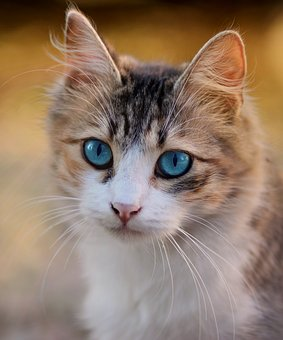
#> input picture cat.jpg, 283 x 340 px
$ jupyter execute --allow-errors Canny.ipynb
#> lines starting #> are read from the running program, lines starting #| are printed output that depends on the picture; after the words box and inside, x2 and y2 are one past the last pixel; in counts of white or black regions, pixels touching at a corner belong together
A quick look into Canny Edge Detection

[cell 1]
import cv2
import numpy as np
from matplotlib import pyplot as plt
from matplotlib.pyplot import figure

[cell 2]
img = cv2.imread('cat.jpg')
#> img is the input picture: shape (340, 283, 3); mean B, G, R 105.2, 122.8, 145.3
#> the sliders are set to x = 10, y = 10, z = 10, a = 3, t = False
plt.imshow(img)
#cv2.imshow('image',img)

[cell 3]
import ipywidgets as widgets
from ipywidgets import interact, interact_manual
from IPython.display import display

[cell 4]
def f(x, y, z, a, t):
#> called with x = 10, y = 10, z = 10, a = 3, t = False
    edges = cv2.Canny(img,x,y,z, a, L2gradient=t) #100, 400, 500, 3, True
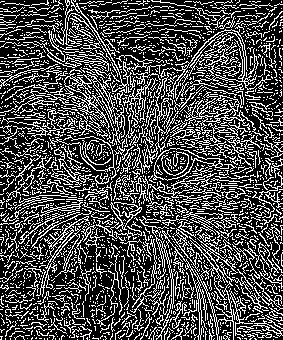
#> edges: shape (340, 283); 29.9% white in thin lines or dots
    plt.subplot(122)
    plt.imshow(edges,cmap = 'gray')
    plt.title('Edge Image'), plt.xticks([]), plt.yticks([])
    plt.show()

[cell 5]
interact(f, x=widgets.IntSlider(min=0, max=1000, step=20, value=10),
        y=widgets.IntSlider(min=0, max=1000, step=20, value=10),
        z=widgets.IntSlider(min=0, max=1000, step=20, value=10),
        a=widgets.IntSlider(min=3, max=7, step=2, value=3),
        t=widgets.Checkbox(value=False,description='Check me',disabled=False));

[cell 6]
img = cv2.imread('cat.jpg',0)
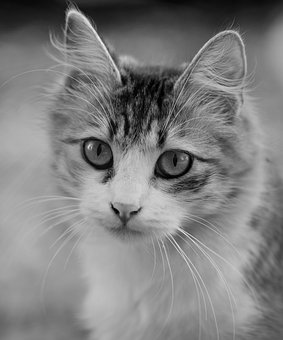
#> img: shape (340, 283); min 0, max 250, mean 127.5
edges = cv2.Canny(img,100,400,500, 3, L2gradient=True)
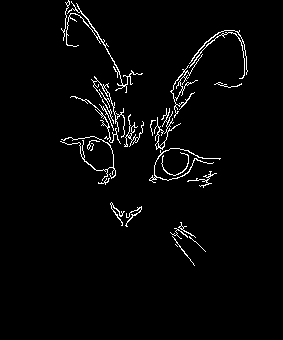
#> edges: shape (340, 283); 2.7% white in thin lines or dots, all inside (x1, y1, x2, y2) = (60, 0, 248, 266)
figure(figsize=(8,6))


plt.subplot(121)
plt.imshow(img,cmap = 'gray')
plt.title('Original Image'), plt.xticks([]), plt.yticks([])

plt.subplot(122)
plt.imshow(edges,cmap = 'gray')
plt.title('Edge Image'), plt.xticks([]), plt.yticks([])
plt.show()
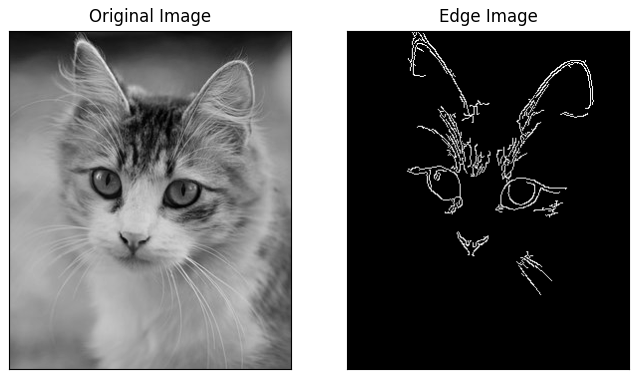
#> figure drawn by matplotlib, 2 panels

[cell 7]
img = cv2.imread('test.jpg',0)
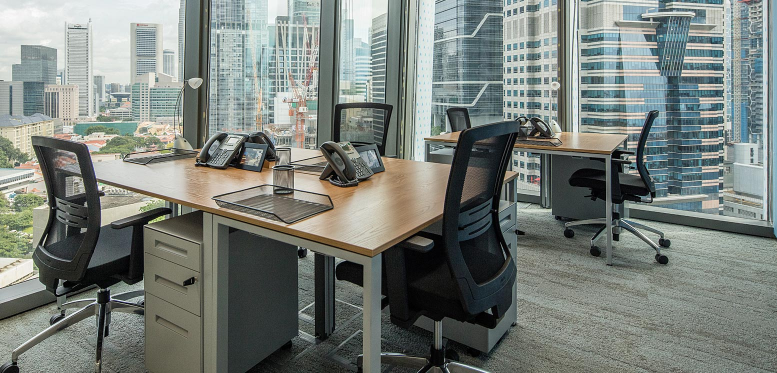
#> input picture test.jpg, 1554 x 746 px (shown at 1/2 size)
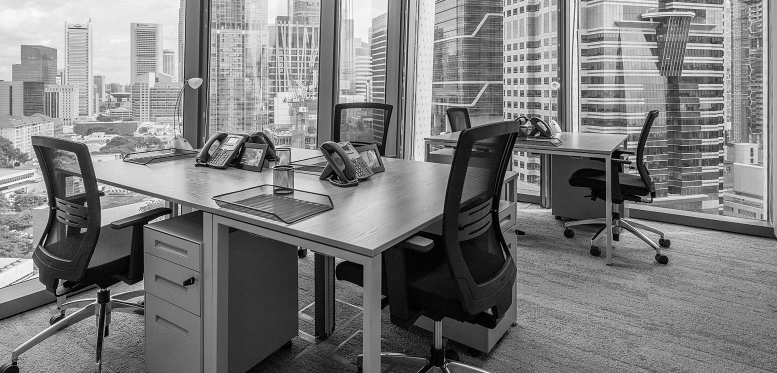
#> img: shape (746, 1554) (shown at 1/2 size); min 0, max 255, mean 124.9
edges = cv2.Canny(img,100,600,500, 3, L2gradient=True)
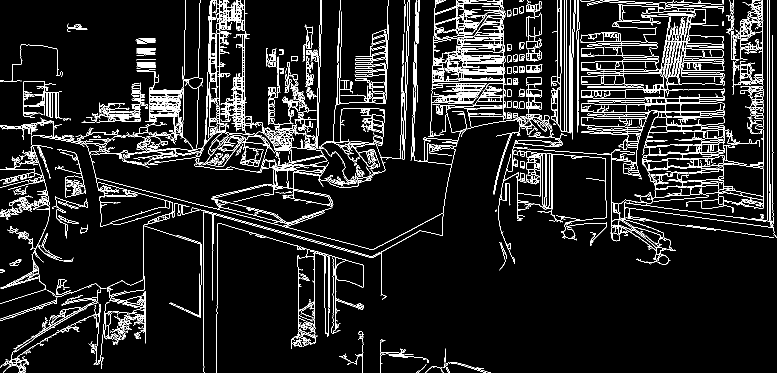
#> edges: shape (746, 1554) (shown at 1/2 size); 8.3% white in thin lines or dots
figure(figsize=(20,6))


plt.subplot(121)
plt.imshow(edges,cmap = 'gray')
plt.title('Edge Image'), plt.xticks([]), plt.yticks([])

plt.subplot(122)
plt.imshow(img,cmap = 'gray')
plt.title('Original Image'), plt.xticks([]), plt.yticks([])

[cell 8]
image = cv2.imread('test.jpg')
#> image is the input picture: shape (746, 1554, 3); mean B, G, R 122, 127.5, 121.1
height, width, channels = image.shape
#> height = 746; width = 1554; channels = 3
gray = cv2.cvtColor(image, cv2.COLOR_BGR2GRAY)

edged = cv2.Canny(gray, 100,600,500, 3, L2gradient=True)
#> edged: shape (746, 1554); 8.3% white in thin lines or dots
plt.imshow( edged ,cmap = 'gray')

[cell 9]
contours, hierarchy = cv2.findContours(edged,
    cv2.RETR_EXTERNAL, cv2.CHAIN_APPROX_NONE)
#> contours = 288 contours, 150 with area under 20; largest, box (x1, y1, x2, y2) and area: (1284, 290, 1528, 425) 10077, (1162, 0, 1449, 251) 9378, (864, 0, 1011, 167) 9186, (410, 32, 655, 331) 5960, (1162, 207, 1315, 359) 5102

plt.imshow( edged)

cv2.drawContours(image, contours, -1, (0, 255, 0), 3)
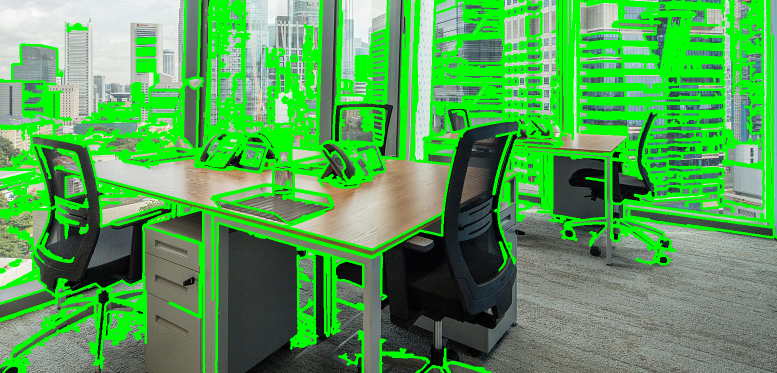
#> image: shape (746, 1554, 3) (shown at 1/2 size); mean B, G, R 85.4, 161.1, 85.4

plt.imshow( image)
cv2.destroyAllWindows()
#> figure, not shown here; B, G, R data is drawn as R, G, B

[cell 10]
c = max(contours, key=cv2.contourArea) #max contour
#> c = contour of 3170 points, box (x1, y1, x2, y2) (1284, 290, 1528, 425), area 10077
f = open('path.svg', 'w+')
f.write('<svg width="'+str(width)+'" height="'+str(height)+'" xmlns="http://www.w3.org/2000/svg">')
f.write('<path d="M')

for i in range(len(c)):
    #print(c[i][0])
    x, y = c[i][0]
    f.write(str(x)+  ' ' + str(y)+' ')
#> this loop made 3170 passes
#> (x, y) on passes 1 to 3: (1446, 290), (1446, 291), (1446, 292)

f.write('"/>')
f.write('</svg>')
f.close()

[cell 11]
from skimage import measure
from skimage import io, filters
from skimage.color import rgb2gray

# SciKit Learn contour

[cell 12]
# Construct some test data
imagesci = io.imread("test.jpg")
imagesci_gray = rgb2gray(imagesci)
#display(imagesci_gray.shape)
#io.imshow(imagesci_gray)

# Find contours at a constant value of 0.8
contours = measure.find_contours(imagesci_gray, 0.8)
#> contours = 7628 point arrays, longest 2473 points

# Display the image and plot all contours found
fig, ax = plt.subplots()
ax.imshow(imagesci, cmap=plt.cm.gray)

for n, contour in enumerate(contours):
    ax.plot(contour[:, 1], contour[:, 0], linewidth=2)
#> this loop made 7628 passes
#> contour on passes 3, 15, 17: [[0, 425.8], [0.581, 425], [0.361, 424], [0, 423.8]], [[0, 491.6], [0.114, 492], [0.0213, 493], [0, 493.1]], [[0, 498.1], [0.19, 499], [0.298, 500], [0, 500.6]]

ax.axis('image')
ax.set_xticks([])
ax.set_yticks([])
plt.show()
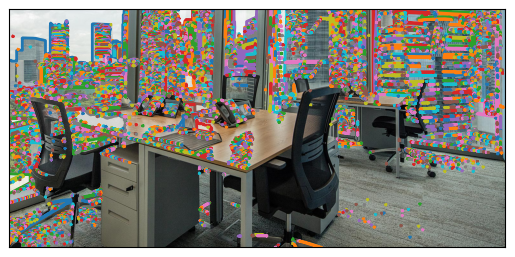
#> figure drawn by matplotlib, 1 panel
